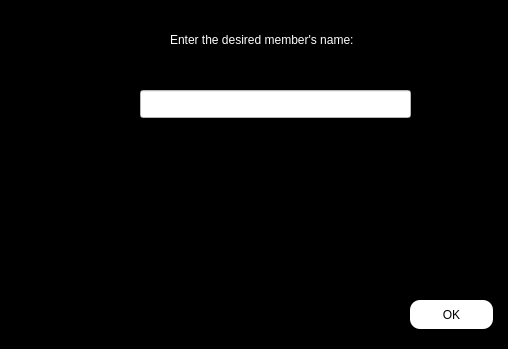
<?xml version="1.0" encoding="UTF-8"?>
<ui version="4.0">
 <class>view_member_task_in_project</class>
 <widget class="QWidget" name="view_member_task_in_project">
  <property name="geometry">
   <rect>
    <x>0</x>
    <y>0</y>
    <width>508</width>
    <height>349</height>
   </rect>
  </property>
  <property name="windowTitle">
   <string>Form</string>
  </property>
  <property name="styleSheet">
   <string notr="true">#view_member_task_in_project
{
background-color:black;
}</string>
  </property>
  <widget class="QLabel" name="label">
   <property name="geometry">
    <rect>
     <x>170</x>
     <y>30</y>
     <width>231</width>
     <height>20</height>
    </rect>
   </property>
   <property name="styleSheet">
    <string notr="true">#label
{
color:white;
}</string>
   </property>
   <property name="text">
    <string>Enter the desired member's name:</string>
   </property>
  </widget>
  <widget class="QLineEdit" name="view_member_task_led">
   <property name="geometry">
    <rect>
     <x>140</x>
     <y>90</y>
     <width>271</width>
     <height>28</height>
    </rect>
   </property>
   <property name="styleSheet">
    <string notr="true">#view_member_task_led
{
background-color:white;
}</string>
   </property>
  </widget>
  <widget class="QPushButton" name="view_task_member_pbn">
   <property name="geometry">
    <rect>
     <x>410</x>
     <y>300</y>
     <width>83</width>
     <height>29</height>
    </rect>
   </property>
   <property name="styleSheet">
    <string notr="true">#view_task_member_pbn:hover
{
background-color:white;
order:1px solidgreen; 
}
#view_task_member_pbn
{
background-color:white;
border-radius:10px;
}</string>
   </property>
   <property name="text">
    <string>OK</string>
   </property>
  </widget>
 </widget>
 <resources/>
 <connections/>
</ui>
